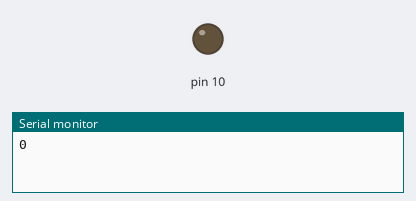
The sketch below on a simulated Arduino Uno, built with avr-gcc and run on an emulated ATmega328P. On the bench: output pins drawn as LEDs (lit = HIGH), the last lines printed to the serial monitor.

Above: at 0.05 s.
At 9.46 s:
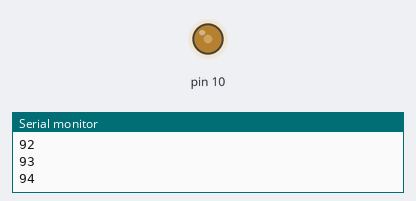
At 19.98 s:
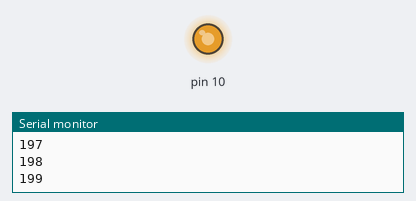
At 39.93 s:
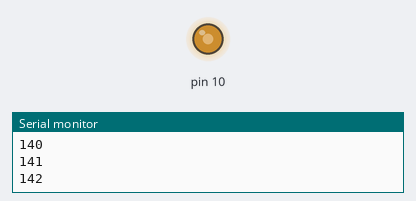
Timing chart, 0 to 40.0 s (numbered marks = the images above):
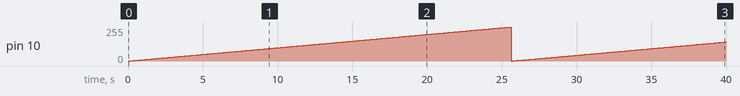

Measured:
- by itself, pin 10: 0/255 → 1/255 at 0.10 s, → 2/255 0.10 s later, → 3/255 0.10 s later, → 4/255 0.10 s later, … (399 changes in this stretch)

The sketch:

pwmout.ino
```cpp
void setup() {
  Serial.begin(9600);
  pinMode(10, OUTPUT);
}

void loop() {

  for(int i = 0; i <= 0xFF; i++)
  {
    Serial.println(i, DEC);
    analogWrite(10, i);
    delay(100);
  }

}
```
